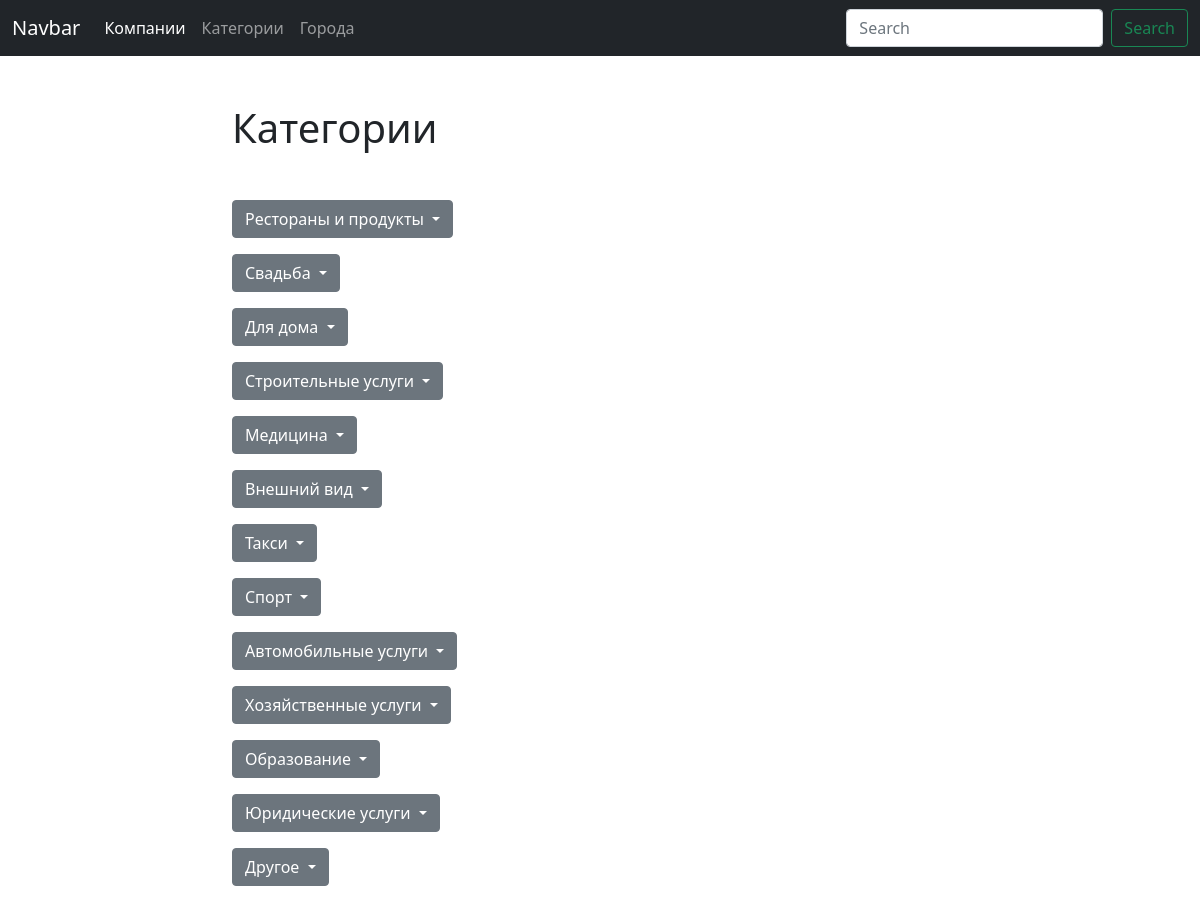
Screenshot of /blog/categories/ with the database file from the repository.
### blog/models.py (models this page shows, shortened)
class Category(models.Model):
    title = models.CharField(max_length=50, unique=True, verbose_name='Название категории')
    class Meta:
        verbose_name = 'Категория'
        verbose_name_plural = 'Категории'

### blog/views.py (the view)
# urls.py: path('categories/', categories_list, name='categories_list_url'),
def categories_list(request):
    categories = Category.objects.all()
    return render(request, 'blog/categories_list.html', context={'categories': categories})

### blog/models.py (called while the page is built)
    def get_absolute_url(self):
        return reverse('subcategory_detail_url', kwargs={'pk': self.pk})

### blog/templates/blog/categories_list.html (shortened to what this page needs)
{% extends 'blog/base_blog.html'%}
{% block content %}
    <h1 class="mb-5">Категории</h1>
{% for category in categories %}
  <div class="dropdown">
    <button class="btn btn-secondary dropdown-toggle mb-3" type="button" id="dropdownMenuButton1" data-bs-toggle="dropdown" aria-expanded="false">
      {{ category.title }}
    </button>
  </div>
{% endfor %}
{% endblock %}

### rows the page displays
Category: title "Рестораны и продукты"
Category: title "Свадьба"
Category: title "Для дома"
Category: title "Строительные услуги"
Category: title "Медицина"
Category: title "Внешний вид"
Category: title "Такси"
Category: title "Спорт"
Category: title "Автомобильные услуги"
Category: title "Хозяйственные услуги"
Category: title "Образование"
Category: title "Юридические услуги"
Category: title "Другое"
